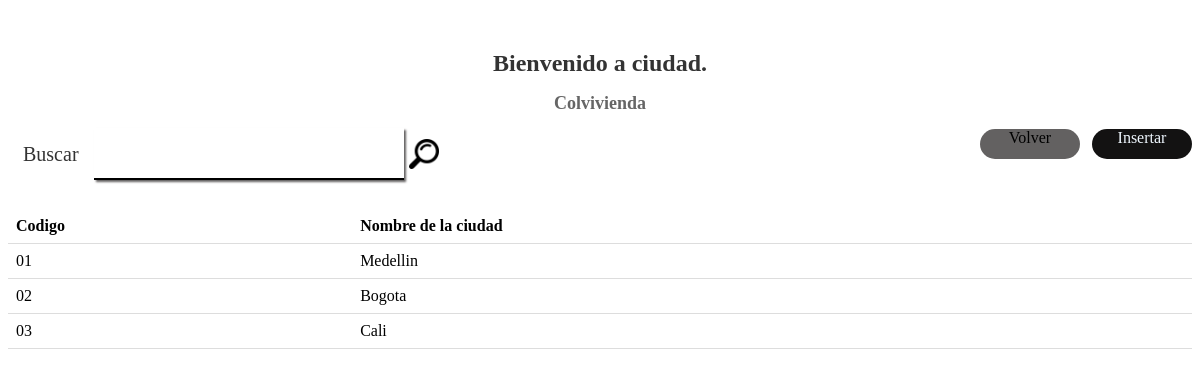
/read/pagina_de_ciudad.php, run on an earlier commit of the app's database.
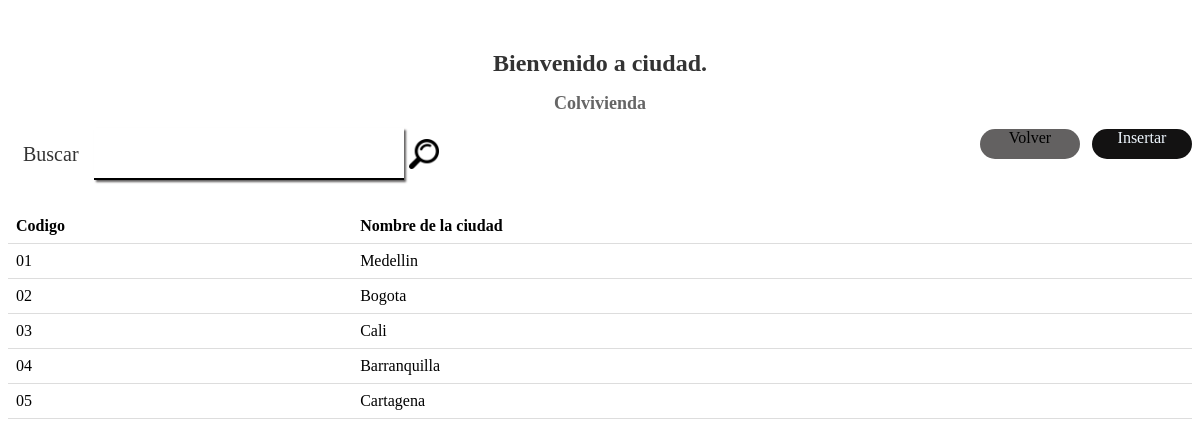
And on a later commit of the database.
### tables this page shows
CREATE TABLE `ciudad` (
  `codigo_ciudad` varchar(2) NOT NULL,
  `descripcion` varchar(50) NOT NULL,
  PRIMARY KEY (`codigo_ciudad`)
);

### read/pagina_de_ciudad.php (the view, shortened to what this page needs)
<!DOCTYPE html>
<html lang="en">
<head>
    <link rel="stylesheet" href="../css/reads.css">
</head>
<body>
<div class="letrero"><h1>Bienvenido a ciudad.</h1>
    <h2>Colvivienda</h2>
</div>
<div class="container">
       <div class="container__form">
          <label class="container__label" for="buscar">Buscar</label>
          <div class="container__input">
            <input class="container__input-text" type="text" name="buscar" id="buscar">
          </div>
            <img  class="container__img" src="../imgs/lupa.png" alt="lupa">
        </div>
       <div class="container__boton">
        <div class="container__boton-volver">
          <a href="botones.php" class="container__boton-volver-text">Volver</a>
        </div>
        <div class="container__boton-insertar">
         <a href="../Insert/insertar_forma.php" class="container__boton-insertar-text">Insertar</a>
        </div>
      </div>
    </div>
    <?php
    $mysql_host = 'localhost';
    $mysql_user = 'root';
    $password = '';
    $dbhandle = mysqli_connect ($mysql_host, $mysql_user, $password) or die('Problemas de conexión con DB');
    $matriz = mysqli_query($dbhandle, "select * from ciudad;");
    echo "<table>";
    echo "
      <tr>
        <th>Codigo</th>
        <th>Nombre de la ciudad</th>
     </tr>";
      while ($row = mysqli_fetch_array($matriz, MYSQLI_ASSOC)) {
            echo "<tr>";
            echo "<td>".$row['codigo_ciudad']."</td>";
            echo "<td>".$row['descripcion']."</td>";
         }
    echo "</table>";
    ?>
</body>
</html>

What changed in the data, as far as the page shows it:
added ciudad: codigo_ciudad "04", descripcion "Barranquilla"
added ciudad: codigo_ciudad "05", descripcion "Cartagena"
